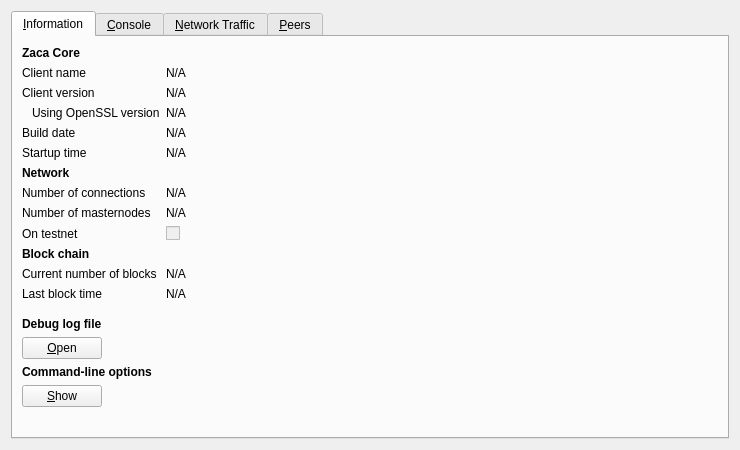
<?xml version="1.0" encoding="UTF-8"?>
<ui version="4.0">
 <class>RPCConsole</class>
 <widget class="QWidget" name="RPCConsole">
  <property name="geometry">
   <rect>
    <x>0</x>
    <y>0</y>
    <width>740</width>
    <height>450</height>
   </rect>
  </property>
  <property name="windowTitle">
   <string>Zaca - Debug window</string>
  </property>
  <layout class="QVBoxLayout" name="verticalLayout_2">
   <item>
    <widget class="QTabWidget" name="tabWidget">
     <property name="currentIndex">
      <number>0</number>
     </property>
     <widget class="QWidget" name="tab_info">
      <attribute name="title">
       <string>&amp;Information</string>
      </attribute>
      <layout class="QFormLayout" name="formLayout">
       <item row="0" column="0">
        <widget class="QLabel" name="label_9">
         <property name="font">
          <font>
           <weight>75</weight>
           <bold>true</bold>
          </font>
         </property>
         <property name="text">
          <string>Zaca Core</string>
         </property>
        </widget>
       </item>
       <item row="1" column="0">
        <widget class="QLabel" name="label_5">
         <property name="text">
          <string>Client name</string>
         </property>
        </widget>
       </item>
       <item row="1" column="1">
        <widget class="QLabel" name="clientName">
         <property name="cursor">
          <cursorShape>IBeamCursor</cursorShape>
         </property>
         <property name="text">
          <string>N/A</string>
         </property>
         <property name="textFormat">
          <enum>Qt::PlainText</enum>
         </property>
         <property name="textInteractionFlags">
          <set>Qt::LinksAccessibleByMouse|Qt::TextSelectableByKeyboard|Qt::TextSelectableByMouse</set>
         </property>
        </widget>
       </item>
       <item row="2" column="0">
        <widget class="QLabel" name="label_6">
         <property name="text">
          <string>Client version</string>
         </property>
        </widget>
       </item>
       <item row="2" column="1">
        <widget class="QLabel" name="clientVersion">
         <property name="cursor">
          <cursorShape>IBeamCursor</cursorShape>
         </property>
         <property name="text">
          <string>N/A</string>
         </property>
         <property name="textFormat">
          <enum>Qt::PlainText</enum>
         </property>
         <property name="textInteractionFlags">
          <set>Qt::LinksAccessibleByMouse|Qt::TextSelectableByKeyboard|Qt::TextSelectableByMouse</set>
         </property>
        </widget>
       </item>
       <item row="3" column="0">
        <widget class="QLabel" name="label_14">
         <property name="text">
          <string>Using OpenSSL version</string>
         </property>
         <property name="indent">
          <number>10</number>
         </property>
        </widget>
       </item>
       <item row="3" column="1">
        <widget class="QLabel" name="openSSLVersion">
         <property name="cursor">
          <cursorShape>IBeamCursor</cursorShape>
         </property>
         <property name="text">
          <string>N/A</string>
         </property>
         <property name="textFormat">
          <enum>Qt::PlainText</enum>
         </property>
         <property name="textInteractionFlags">
          <set>Qt::LinksAccessibleByMouse|Qt::TextSelectableByKeyboard|Qt::TextSelectableByMouse</set>
         </property>
        </widget>
       </item>
       <item row="4" column="0">
        <widget class="QLabel" name="label_12">
         <property name="text">
          <string>Build date</string>
         </property>
        </widget>
       </item>
       <item row="4" column="1">
        <widget class="QLabel" name="buildDate">
         <property name="cursor">
          <cursorShape>IBeamCursor</cursorShape>
         </property>
         <property name="text">
          <string>N/A</string>
         </property>
         <property name="textFormat">
          <enum>Qt::PlainText</enum>
         </property>
         <property name="textInteractionFlags">
          <set>Qt::LinksAccessibleByMouse|Qt::TextSelectableByKeyboard|Qt::TextSelectableByMouse</set>
         </property>
        </widget>
       </item>
       <item row="5" column="0">
        <widget class="QLabel" name="label_13">
         <property name="text">
          <string>Startup time</string>
         </property>
        </widget>
       </item>
       <item row="5" column="1">
        <widget class="QLabel" name="startupTime">
         <property name="cursor">
          <cursorShape>IBeamCursor</cursorShape>
         </property>
         <property name="text">
          <string>N/A</string>
         </property>
         <property name="textFormat">
          <enum>Qt::PlainText</enum>
         </property>
         <property name="textInteractionFlags">
          <set>Qt::LinksAccessibleByMouse|Qt::TextSelectableByKeyboard|Qt::TextSelectableByMouse</set>
         </property>
        </widget>
       </item>
       <item row="6" column="0">
        <widget class="QLabel" name="label_11">
         <property name="font">
          <font>
           <weight>75</weight>
           <bold>true</bold>
          </font>
         </property>
         <property name="text">
          <string>Network</string>
         </property>
        </widget>
       </item>
       <item row="7" column="0">
        <widget class="QLabel" name="label_7">
         <property name="text">
          <string>Number of connections</string>
         </property>
        </widget>
       </item>
       <item row="7" column="1">
        <widget class="QLabel" name="numberOfConnections">
         <property name="cursor">
          <cursorShape>IBeamCursor</cursorShape>
         </property>
         <property name="text">
          <string>N/A</string>
         </property>
         <property name="textFormat">
          <enum>Qt::PlainText</enum>
         </property>
         <property name="textInteractionFlags">
          <set>Qt::LinksAccessibleByMouse|Qt::TextSelectableByKeyboard|Qt::TextSelectableByMouse</set>
         </property>
        </widget>
       </item>
       <item row="8" column="0">
        <widget class="QLabel" name="label_15">
         <property name="text">
          <string>Number of masternodes</string>
         </property>
        </widget>
       </item>
       <item row="8" column="1">
        <widget class="QLabel" name="masternodeCount">
         <property name="cursor">
          <cursorShape>IBeamCursor</cursorShape>
         </property>
         <property name="text">
          <string>N/A</string>
         </property>
         <property name="textFormat">
          <enum>Qt::PlainText</enum>
         </property>
         <property name="textInteractionFlags">
          <set>Qt::LinksAccessibleByMouse|Qt::TextSelectableByKeyboard|Qt::TextSelectableByMouse</set>
         </property>
        </widget>
       </item>
       <item row="9" column="0">
        <widget class="QLabel" name="label_8">
         <property name="text">
          <string>On testnet</string>
         </property>
        </widget>
       </item>
       <item row="9" column="1">
        <widget class="QCheckBox" name="isTestNet">
         <property name="enabled">
          <bool>false</bool>
         </property>
         <property name="text">
          <string/>
         </property>
        </widget>
       </item>
       <item row="10" column="0">
        <widget class="QLabel" name="label_10">
         <property name="font">
          <font>
           <weight>75</weight>
           <bold>true</bold>
          </font>
         </property>
         <property name="text">
          <string>Block chain</string>
         </property>
        </widget>
       </item>
       <item row="11" column="0">
        <widget class="QLabel" name="label_3">
         <property name="text">
          <string>Current number of blocks</string>
         </property>
        </widget>
       </item>
       <item row="11" column="1">
        <widget class="QLabel" name="numberOfBlocks">
         <property name="cursor">
          <cursorShape>IBeamCursor</cursorShape>
         </property>
         <property name="text">
          <string>N/A</string>
         </property>
         <property name="textFormat">
          <enum>Qt::PlainText</enum>
         </property>
         <property name="textInteractionFlags">
          <set>Qt::LinksAccessibleByMouse|Qt::TextSelectableByKeyboard|Qt::TextSelectableByMouse</set>
         </property>
        </widget>
       </item>
       <item row="12" column="0">
        <widget class="QLabel" name="label_2">
         <property name="text">
          <string>Last block time</string>
         </property>
        </widget>
       </item>
       <item row="12" column="1">
        <widget class="QLabel" name="lastBlockTime">
         <property name="cursor">
          <cursorShape>IBeamCursor</cursorShape>
         </property>
         <property name="text">
          <string>N/A</string>
         </property>
         <property name="textFormat">
          <enum>Qt::PlainText</enum>
         </property>
         <property name="textInteractionFlags">
          <set>Qt::LinksAccessibleByMouse|Qt::TextSelectableByKeyboard|Qt::TextSelectableByMouse</set>
         </property>
        </widget>
       </item>
       <item row="13" column="0">
        <spacer name="verticalSpacer_2">
         <property name="orientation">
          <enum>Qt::Vertical</enum>
         </property>
         <property name="sizeHint" stdset="0">
          <size>
           <width>20</width>
           <height>10</height>
          </size>
         </property>
        </spacer>
       </item>
       <item row="14" column="0">
        <widget class="QLabel" name="labelDebugLogfile">
         <property name="font">
          <font>
           <weight>75</weight>
           <bold>true</bold>
          </font>
         </property>
         <property name="text">
          <string>Debug log file</string>
         </property>
        </widget>
       </item>
       <item row="15" column="0">
        <widget class="QPushButton" name="openDebugLogfileButton">
         <property name="toolTip">
          <string>Open the Zaca debug log file from the current data directory. This can take a few seconds for large log files.</string>
         </property>
         <property name="text">
          <string>&amp;Open</string>
         </property>
         <property name="autoDefault">
          <bool>false</bool>
         </property>
        </widget>
       </item>
       <item row="16" column="0">
        <widget class="QLabel" name="labelCLOptions">
         <property name="font">
          <font>
           <weight>75</weight>
           <bold>true</bold>
          </font>
         </property>
         <property name="text">
          <string>Command-line options</string>
         </property>
        </widget>
       </item>
       <item row="17" column="0">
        <widget class="QPushButton" name="showCLOptionsButton">
         <property name="toolTip">
          <string>Show the Zaca-Qt help message to get a list with possible Zaca command-line options.</string>
         </property>
         <property name="text">
          <string>&amp;Show</string>
         </property>
         <property name="autoDefault">
          <bool>false</bool>
         </property>
        </widget>
       </item>
       <item row="18" column="0">
        <spacer name="verticalSpacer">
         <property name="orientation">
          <enum>Qt::Vertical</enum>
         </property>
         <property name="sizeHint" stdset="0">
          <size>
           <width>20</width>
           <height>20</height>
          </size>
         </property>
        </spacer>
       </item>
      </layout>
     </widget>
     <widget class="QWidget" name="tab_console">
      <attribute name="title">
       <string>&amp;Console</string>
      </attribute>
      <layout class="QGridLayout" name="gridLayout">
       <item row="0" column="0">
        <widget class="QTextEdit" name="messagesWidget">
         <property name="minimumSize">
          <size>
           <width>0</width>
           <height>100</height>
          </size>
         </property>
         <property name="readOnly">
          <bool>true</bool>
         </property>
         <property name="tabKeyNavigation" stdset="0">
          <bool>false</bool>
         </property>
         <property name="columnCount" stdset="0">
          <number>2</number>
         </property>
        </widget>
       </item>
       <item row="1" column="0">
        <layout class="QHBoxLayout" name="horizontalLayout">
         <property name="spacing">
          <number>3</number>
         </property>
         <item>
          <widget class="QPushButton" name="copyButton">
           <property name="maximumSize">
            <size>
             <width>24</width>
             <height>24</height>
            </size>
           </property>
           <property name="toolTip">
            <string>Copy to clipboard</string>
           </property>
           <property name="text">
            <string/>
           </property>
           <property name="icon">
            <iconset resource="../bitcoin.qrc">
             <normaloff>:/icons/editcopy</normaloff>:/icons/editcopy</iconset>
           </property>
           <property name="shortcut">
            <string notr="true">Ctrl+L</string>
           </property>
           <property name="autoDefault">
            <bool>false</bool>
           </property>
          </widget>
         </item>
         <item>
          <widget class="QLabel" name="label">
           <property name="text">
            <string notr="true">&gt;</string>
           </property>
          </widget>
         </item>
         <item>
          <widget class="QLineEdit" name="lineEdit"/>
         </item>
         <item>
          <widget class="QToolButton" name="pasteButton">
           <property name="sizePolicy">
            <sizepolicy hsizetype="Minimum" vsizetype="Fixed">
             <horstretch>0</horstretch>
             <verstretch>0</verstretch>
            </sizepolicy>
           </property>
           <property name="minimumSize">
            <size>
             <width>24</width>
             <height>24</height>
            </size>
           </property>
           <property name="maximumSize">
            <size>
             <width>24</width>
             <height>24</height>
            </size>
           </property>
           <property name="toolTip">
            <string>Paste from clipboard</string>
           </property>
           <property name="text">
            <string/>
           </property>
           <property name="icon">
            <iconset resource="../bitcoin.qrc">
             <normaloff>:/icons/editpaste</normaloff>:/icons/editpaste</iconset>
           </property>
           <property name="shortcut">
            <string>Alt+P</string>
           </property>
          </widget>
         </item>
        </layout>
       </item>
      </layout>
     </widget>
     <widget class="QWidget" name="tab_nettraffic">
      <attribute name="title">
       <string>&amp;Network Traffic</string>
      </attribute>
      <layout class="QHBoxLayout" name="horizontalLayout_3">
       <item>
        <layout class="QVBoxLayout" name="verticalLayout_4">
         <item>
          <widget class="TrafficGraphWidget" name="trafficGraph" native="true">
           <property name="sizePolicy">
            <sizepolicy hsizetype="Expanding" vsizetype="Expanding">
             <horstretch>0</horstretch>
             <verstretch>0</verstretch>
            </sizepolicy>
           </property>
          </widget>
         </item>
         <item>
          <layout class="QHBoxLayout" name="horizontalLayout_2">
           <item>
            <widget class="QSlider" name="sldGraphRange">
             <property name="minimum">
              <number>1</number>
             </property>
             <property name="maximum">
              <number>288</number>
             </property>
             <property name="pageStep">
              <number>12</number>
             </property>
             <property name="value">
              <number>6</number>
             </property>
             <property name="orientation">
              <enum>Qt::Horizontal</enum>
             </property>
            </widget>
           </item>
           <item>
            <widget class="QLabel" name="lblGraphRange">
             <property name="minimumSize">
              <size>
               <width>100</width>
               <height>0</height>
              </size>
             </property>
             <property name="alignment">
              <set>Qt::AlignCenter</set>
             </property>
            </widget>
           </item>
           <item>
            <widget class="QPushButton" name="btnClearTrafficGraph">
             <property name="text">
              <string>&amp;Clear</string>
             </property>
            </widget>
           </item>
          </layout>
         </item>
        </layout>
       </item>
       <item>
        <layout class="QVBoxLayout" name="verticalLayout">
         <item>
          <widget class="QGroupBox" name="groupBox">
           <property name="title">
            <string>Totals</string>
           </property>
           <layout class="QVBoxLayout" name="verticalLayout_5">
            <item>
             <layout class="QHBoxLayout" name="horizontalLayout_4">
              <item>
               <widget class="Line" name="line">
                <property name="sizePolicy">
                 <sizepolicy hsizetype="Fixed" vsizetype="Fixed">
                  <horstretch>0</horstretch>
                  <verstretch>0</verstretch>
                 </sizepolicy>
                </property>
                <property name="minimumSize">
                 <size>
                  <width>10</width>
                  <height>0</height>
                 </size>
                </property>
                <property name="palette">
                 <palette>
                  <active>
                   <colorrole role="Light">
                    <brush brushstyle="SolidPattern">
                     <color alpha="255">
                      <red>0</red>
                      <green>255</green>
                      <blue>0</blue>
                     </color>
                    </brush>
                   </colorrole>
                  </active>
                  <inactive>
                   <colorrole role="Light">
                    <brush brushstyle="SolidPattern">
                     <color alpha="255">
                      <red>0</red>
                      <green>255</green>
                      <blue>0</blue>
                     </color>
                    </brush>
                   </colorrole>
                  </inactive>
                  <disabled>
                   <colorrole role="Light">
                    <brush brushstyle="SolidPattern">
                     <color alpha="255">
                      <red>0</red>
                      <green>255</green>
                      <blue>0</blue>
                     </color>
                    </brush>
                   </colorrole>
                  </disabled>
                 </palette>
                </property>
                <property name="orientation">
                 <enum>Qt::Horizontal</enum>
                </property>
               </widget>
              </item>
              <item>
               <widget class="QLabel" name="label_16">
                <property name="text">
                 <string>In:</string>
                </property>
               </widget>
              </item>
              <item>
               <widget class="QLabel" name="lblBytesIn">
                <property name="minimumSize">
                 <size>
                  <width>50</width>
                  <height>0</height>
                 </size>
                </property>
                <property name="alignment">
                 <set>Qt::AlignRight|Qt::AlignTrailing|Qt::AlignVCenter</set>
                </property>
               </widget>
              </item>
             </layout>
            </item>
            <item>
             <layout class="QHBoxLayout" name="horizontalLayout_5">
              <item>
               <widget class="Line" name="line_2">
                <property name="sizePolicy">
                 <sizepolicy hsizetype="Fixed" vsizetype="Fixed">
                  <horstretch>0</horstretch>
                  <verstretch>0</verstretch>
                 </sizepolicy>
                </property>
                <property name="minimumSize">
                 <size>
                  <width>10</width>
                  <height>0</height>
                 </size>
                </property>
                <property name="palette">
                 <palette>
                  <active>
                   <colorrole role="Light">
                    <brush brushstyle="SolidPattern">
                     <color alpha="255">
                      <red>255</red>
                      <green>0</green>
                      <blue>0</blue>
                     </color>
                    </brush>
                   </colorrole>
                  </active>
                  <inactive>
                   <colorrole role="Light">
                    <brush brushstyle="SolidPattern">
                     <color alpha="255">
                      <red>255</red>
                      <green>0</green>
                      <blue>0</blue>
                     </color>
                    </brush>
                   </colorrole>
                  </inactive>
                  <disabled>
                   <colorrole role="Light">
                    <brush brushstyle="SolidPattern">
                     <color alpha="255">
                      <red>255</red>
                      <green>0</green>
                      <blue>0</blue>
                     </color>
                    </brush>
                   </colorrole>
                  </disabled>
                 </palette>
                </property>
                <property name="orientation">
                 <enum>Qt::Horizontal</enum>
                </property>
               </widget>
              </item>
              <item>
               <widget class="QLabel" name="label_17">
                <property name="text">
                 <string>Out:</string>
                </property>
               </widget>
              </item>
              <item>
               <widget class="QLabel" name="lblBytesOut">
                <property name="minimumSize">
                 <size>
                  <width>50</width>
                  <height>0</height>
                 </size>
                </property>
                <property name="alignment">
                 <set>Qt::AlignRight|Qt::AlignTrailing|Qt::AlignVCenter</set>
                </property>
               </widget>
              </item>
             </layout>
            </item>
            <item>
             <spacer name="verticalSpacer_4">
              <property name="orientation">
               <enum>Qt::Vertical</enum>
              </property>
              <property name="sizeHint" stdset="0">
               <size>
                <width>20</width>
                <height>407</height>
               </size>
              </property>
             </spacer>
            </item>
           </layout>
          </widget>
         </item>
        </layout>
       </item>
      </layout>
     </widget>
     <widget class="QWidget" name="tab_peers">
      <attribute name="title">
       <string>&amp;Peers</string>
      </attribute>
      <layout class="QGridLayout" name="gridLayout_2">
       <item row="0" column="0" rowspan="2">
        <layout class="QVBoxLayout" name="verticalLayout_101">
         <property name="spacing">
          <number>0</number>
         </property>
         <item>
          <widget class="QTableView" name="peerWidget">
           <property name="horizontalScrollBarPolicy">
            <enum>Qt::ScrollBarAsNeeded</enum>
           </property>
           <property name="sortingEnabled">
            <bool>true</bool>
           </property>
           <attribute name="horizontalHeaderHighlightSections">
            <bool>false</bool>
           </attribute>
          </widget>
         </item>
         <item>
          <widget class="QLabel" name="banHeading">
           <property name="sizePolicy">
            <sizepolicy hsizetype="Preferred" vsizetype="Minimum">
             <horstretch>0</horstretch>
             <verstretch>0</verstretch>
            </sizepolicy>
           </property>
           <property name="minimumSize">
            <size>
             <width>300</width>
             <height>32</height>
            </size>
           </property>
           <property name="maximumSize">
            <size>
             <width>16777215</width>
             <height>32</height>
            </size>
           </property>
           <property name="font">
            <font>
             <pointsize>12</pointsize>
            </font>
           </property>
           <property name="cursor">
            <cursorShape>IBeamCursor</cursorShape>
           </property>
           <property name="text">
            <string>Banned peers</string>
           </property>
           <property name="alignment">
            <set>Qt::AlignBottom|Qt::AlignLeading|Qt::AlignLeft</set>
           </property>
           <property name="wordWrap">
            <bool>true</bool>
           </property>
           <property name="textInteractionFlags">
            <set>Qt::NoTextInteraction</set>
           </property>
          </widget>
         </item>
         <item>
          <widget class="QTableView" name="banlistWidget">
           <property name="sizePolicy">
            <sizepolicy hsizetype="Expanding" vsizetype="Expanding">
             <horstretch>0</horstretch>
             <verstretch>0</verstretch>
            </sizepolicy>
           </property>
           <property name="horizontalScrollBarPolicy">
            <enum>Qt::ScrollBarAsNeeded</enum>
           </property>
           <property name="sortingEnabled">
            <bool>true</bool>
           </property>
           <attribute name="horizontalHeaderHighlightSections">
            <bool>false</bool>
           </attribute>
          </widget>
         </item>
        </layout>
       </item>
       <item row="0" column="1">
        <widget class="QLabel" name="peerHeading">
         <property name="sizePolicy">
          <sizepolicy hsizetype="Preferred" vsizetype="Minimum">
           <horstretch>0</horstretch>
           <verstretch>0</verstretch>
          </sizepolicy>
         </property>
         <property name="minimumSize">
          <size>
           <width>300</width>
           <height>32</height>
          </size>
         </property>
         <property name="font">
          <font>
           <pointsize>10</pointsize>
          </font>
         </property>
         <property name="cursor">
          <cursorShape>IBeamCursor</cursorShape>
         </property>
         <property name="text">
          <string>Select a peer to view detailed information.</string>
         </property>
         <property name="alignment">
          <set>Qt::AlignHCenter|Qt::AlignTop</set>
         </property>
         <property name="wordWrap">
          <bool>true</bool>
         </property>
         <property name="textInteractionFlags">
          <set>Qt::LinksAccessibleByMouse|Qt::TextSelectableByKeyboard|Qt::TextSelectableByMouse</set>
         </property>
        </widget>
       </item>
       <item row="1" column="1">
        <widget class="QWidget" name="detailWidget" native="true">
         <property name="minimumSize">
          <size>
           <width>300</width>
           <height>0</height>
          </size>
         </property>
         <layout class="QGridLayout" name="gridLayout_3">
          <item row="0" column="0">
           <widget class="QLabel" name="label_23">
            <property name="text">
             <string>Direction</string>
            </property>
           </widget>
          </item>
          <item row="0" column="2">
           <widget class="QLabel" name="peerDirection">
            <property name="cursor">
             <cursorShape>IBeamCursor</cursorShape>
            </property>
            <property name="text">
             <string>N/A</string>
            </property>
            <property name="textFormat">
             <enum>Qt::PlainText</enum>
            </property>
            <property name="textInteractionFlags">
             <set>Qt::LinksAccessibleByMouse|Qt::TextSelectableByKeyboard|Qt::TextSelectableByMouse</set>
            </property>
           </widget>
          </item>
          <item row="1" column="0">
           <widget class="QLabel" name="label_21">
            <property name="text">
             <string>Version</string>
            </property>
           </widget>
          </item>
          <item row="2" column="0">
           <widget class="QLabel" name="label_28">
            <property name="cursor">
             <cursorShape>IBeamCursor</cursorShape>
            </property>
            <property name="text">
             <string>User Agent</string>
            </property>
            <property name="textFormat">
             <enum>Qt::PlainText</enum>
            </property>
            <property name="textInteractionFlags">
             <set>Qt::LinksAccessibleByMouse|Qt::TextSelectableByKeyboard|Qt::TextSelectableByMouse</set>
            </property>
           </widget>
          </item>
          <item row="2" column="2">
           <widget class="QLabel" name="peerSubversion">
            <property name="cursor">
             <cursorShape>IBeamCursor</cursorShape>
            </property>
            <property name="text">
             <string>N/A</string>
            </property>
            <property name="textFormat">
             <enum>Qt::PlainText</enum>
            </property>
            <property name="textInteractionFlags">
             <set>Qt::LinksAccessibleByMouse|Qt::TextSelectableByKeyboard|Qt::TextSelectableByMouse</set>
            </property>
           </widget>
          </item>
          <item row="3" column="0">
           <widget class="QLabel" name="label_4">
            <property name="text">
             <string>Services</string>
            </property>
           </widget>
          </item>
          <item row="3" column="2">
           <widget class="QLabel" name="peerServices">
            <property name="cursor">
             <cursorShape>IBeamCursor</cursorShape>
            </property>
            <property name="text">
             <string>N/A</string>
            </property>
            <property name="textFormat">
             <enum>Qt::PlainText</enum>
            </property>
            <property name="textInteractionFlags">
             <set>Qt::LinksAccessibleByMouse|Qt::TextSelectableByKeyboard|Qt::TextSelectableByMouse</set>
            </property>
           </widget>
          </item>
          <item row="8" column="0">
           <widget class="QLabel" name="label_22">
            <property name="text">
             <string>Connection Time:</string>
            </property>
           </widget>
          </item>
          <item row="4" column="0">
           <widget class="QLabel" name="label_25">
            <property name="text">
             <string>Sync Node</string>
            </property>
           </widget>
          </item>
          <item row="4" column="2">
           <widget class="QLabel" name="peerSyncNode">
            <property name="cursor">
             <cursorShape>IBeamCursor</cursorShape>
            </property>
            <property name="text">
             <string>N/A</string>
            </property>
            <property name="textFormat">
             <enum>Qt::PlainText</enum>
            </property>
            <property name="textInteractionFlags">
             <set>Qt::LinksAccessibleByMouse|Qt::TextSelectableByKeyboard|Qt::TextSelectableByMouse</set>
            </property>
           </widget>
          </item>
          <item row="5" column="0">
           <widget class="QLabel" name="label_29">
            <property name="text">
             <string>Starting Height</string>
            </property>
           </widget>
          </item>
          <item row="5" column="2">
           <widget class="QLabel" name="peerHeight">
            <property name="cursor">
             <cursorShape>IBeamCursor</cursorShape>
            </property>
            <property name="text">
             <string>N/A</string>
            </property>
            <property name="textFormat">
             <enum>Qt::PlainText</enum>
            </property>
            <property name="textInteractionFlags">
             <set>Qt::LinksAccessibleByMouse|Qt::TextSelectableByKeyboard|Qt::TextSelectableByMouse</set>
            </property>
           </widget>
          </item>
          <item row="7" column="0">
           <widget class="QLabel" name="label_24">
            <property name="text">
             <string>Ban Score</string>
            </property>
           </widget>
          </item>
          <item row="7" column="2">
           <widget class="QLabel" name="peerBanScore">
            <property name="cursor">
             <cursorShape>IBeamCursor</cursorShape>
            </property>
            <property name="text">
             <string>N/A</string>
            </property>
            <property name="textFormat">
             <enum>Qt::PlainText</enum>
            </property>
            <property name="textInteractionFlags">
             <set>Qt::LinksAccessibleByMouse|Qt::TextSelectableByKeyboard|Qt::TextSelectableByMouse</set>
            </property>
           </widget>
          </item>
          <item row="8" column="0">
           <widget class="QLabel" name="label_22">
            <property name="text">
             <string>Connection Time</string>
            </property>
           </widget>
          </item>
          <item row="8" column="2">
           <widget class="QLabel" name="peerConnTime">
            <property name="cursor">
             <cursorShape>IBeamCursor</cursorShape>
            </property>
            <property name="text">
             <string>N/A</string>
            </property>
            <property name="textFormat">
             <enum>Qt::PlainText</enum>
            </property>
            <property name="textInteractionFlags">
             <set>Qt::LinksAccessibleByMouse|Qt::TextSelectableByKeyboard|Qt::TextSelectableByMouse</set>
            </property>
           </widget>
          </item>
          <item row="9" column="0">
           <widget class="QLabel" name="label_15">
            <property name="text">
             <string>Last Send</string>
            </property>
           </widget>
          </item>
          <item row="9" column="2">
           <widget class="QLabel" name="peerLastSend">
            <property name="cursor">
             <cursorShape>IBeamCursor</cursorShape>
            </property>
            <property name="text">
             <string>N/A</string>
            </property>
            <property name="textFormat">
             <enum>Qt::PlainText</enum>
            </property>
            <property name="textInteractionFlags">
             <set>Qt::LinksAccessibleByMouse|Qt::TextSelectableByKeyboard|Qt::TextSelectableByMouse</set>
            </property>
           </widget>
          </item>
          <item row="10" column="0">
           <widget class="QLabel" name="label_19">
            <property name="text">
             <string>Last Recieve</string>
            </property>
           </widget>
          </item>
          <item row="10" column="2">
           <widget class="QLabel" name="peerLastRecv">
            <property name="cursor">
             <cursorShape>IBeamCursor</cursorShape>
            </property>
            <property name="text">
             <string>N/A</string>
            </property>
            <property name="textFormat">
             <enum>Qt::PlainText</enum>
            </property>
            <property name="textInteractionFlags">
             <set>Qt::LinksAccessibleByMouse|Qt::TextSelectableByKeyboard|Qt::TextSelectableByMouse</set>
            </property>
           </widget>
          </item>
          <item row="11" column="0">
           <widget class="QLabel" name="label_18">
            <property name="text">
             <string>Bytes Sent:</string>
            </property>
           </widget>
          </item>
          <item row="11" column="2">
           <widget class="QLabel" name="peerBytesSent">
            <property name="cursor">
             <cursorShape>IBeamCursor</cursorShape>
            </property>
            <property name="text">
             <string>N/A</string>
            </property>
            <property name="textFormat">
             <enum>Qt::PlainText</enum>
            </property>
            <property name="textInteractionFlags">
             <set>Qt::LinksAccessibleByMouse|Qt::TextSelectableByKeyboard|Qt::TextSelectableByMouse</set>
            </property>
           </widget>
          </item>
          <item row="12" column="0">
           <widget class="QLabel" name="label_20">
            <property name="text">
             <string>Bytes Received</string>
            </property>
           </widget>
          </item>
          <item row="12" column="2">
           <widget class="QLabel" name="peerBytesRecv">
            <property name="cursor">
             <cursorShape>IBeamCursor</cursorShape>
            </property>
            <property name="text">
             <string>N/A</string>
            </property>
            <property name="textFormat">
             <enum>Qt::PlainText</enum>
            </property>
            <property name="textInteractionFlags">
             <set>Qt::LinksAccessibleByMouse|Qt::TextSelectableByKeyboard|Qt::TextSelectableByMouse</set>
            </property>
           </widget>
          </item>
          <item row="13" column="0">
           <widget class="QLabel" name="label_26">
            <property name="text">
             <string>Ping Time</string>
            </property>
           </widget>
          </item>
          <item row="13" column="2">
           <widget class="QLabel" name="peerPingTime">
            <property name="cursor">
             <cursorShape>IBeamCursor</cursorShape>
            </property>
            <property name="text">
             <string>N/A</string>
            </property>
            <property name="textFormat">
             <enum>Qt::PlainText</enum>
            </property>
            <property name="textInteractionFlags">
             <set>Qt::LinksAccessibleByMouse|Qt::TextSelectableByKeyboard|Qt::TextSelectableByMouse</set>
            </property>
           </widget>
          </item>
          <item row="14" column="0">
           <widget class="QLabel" name="label_timeoffset">
            <property name="text">
             <string>Time Offset</string>
            </property>
           </widget>
          </item>
          <item row="14" column="2">
           <widget class="QLabel" name="timeoffset">
            <property name="cursor">
             <cursorShape>IBeamCursor</cursorShape>
            </property>
            <property name="text">
             <string>N/A</string>
            </property>
            <property name="textFormat">
             <enum>Qt::PlainText</enum>
            </property>
            <property name="textInteractionFlags">
             <set>Qt::LinksAccessibleByMouse|Qt::TextSelectableByKeyboard|Qt::TextSelectableByMouse</set>
            </property>
           </widget>
          </item>
          <item row="15" column="1">
           <spacer name="verticalSpacer_3">
            <property name="orientation">
             <enum>Qt::Vertical</enum>
            </property>
            <property name="sizeHint" stdset="0">
             <size>
              <width>20</width>
              <height>40</height>
             </size>
            </property>
           </spacer>
          </item>
          <item row="1" column="2">
           <widget class="QLabel" name="peerVersion">
            <property name="text">
             <string>N/A</string>
            </property>
           </widget>
          </item>
         </layout>
        </widget>
       </item>
      </layout>
     </widget>
    </widget>
   </item>
  </layout>
 </widget>
 <customwidgets>
  <customwidget>
   <class>TrafficGraphWidget</class>
   <extends>QWidget</extends>
   <header>trafficgraphwidget.h</header>
   <container>1</container>
   <slots>
    <slot>clear()</slot>
   </slots>
  </customwidget>
 </customwidgets>
 <resources>
  <include location="../bitcoin.qrc"/>
 </resources>
 <connections/>
</ui>
